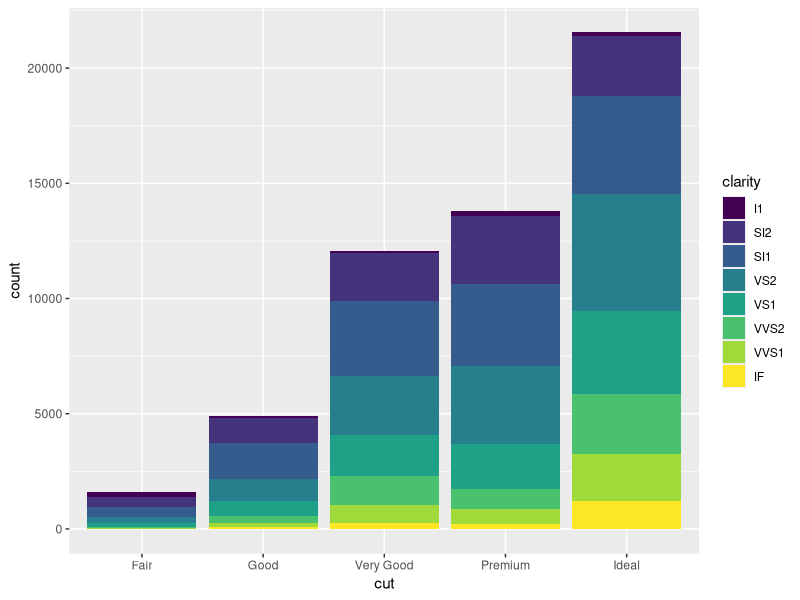

Reproduce this figure in R.
# importing libraries
library(tidyverse)
library(ggplot2)

ggplot(data = diamonds) + 
  geom_bar(mapping = aes(x = cut, fill = clarity))

